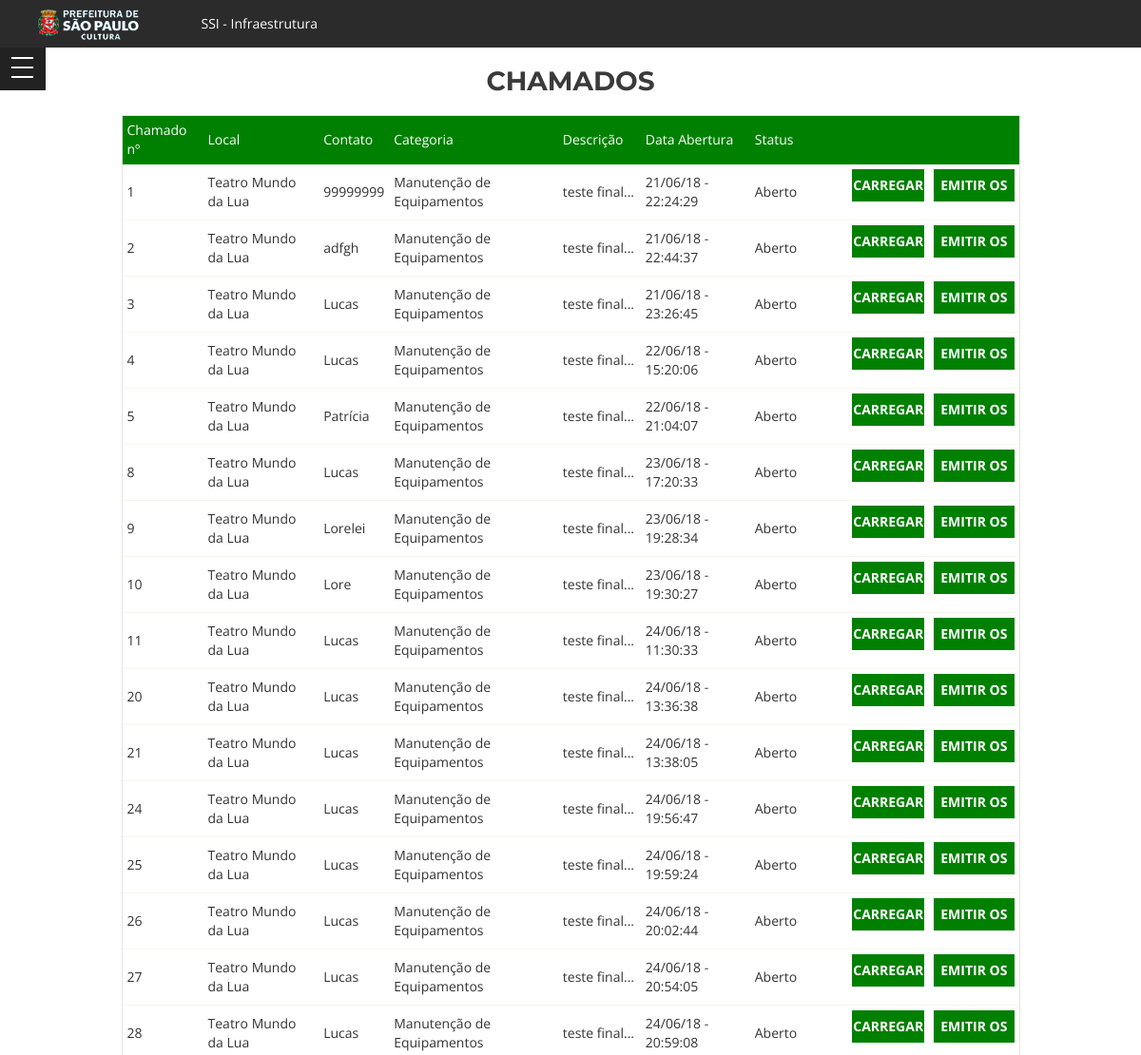
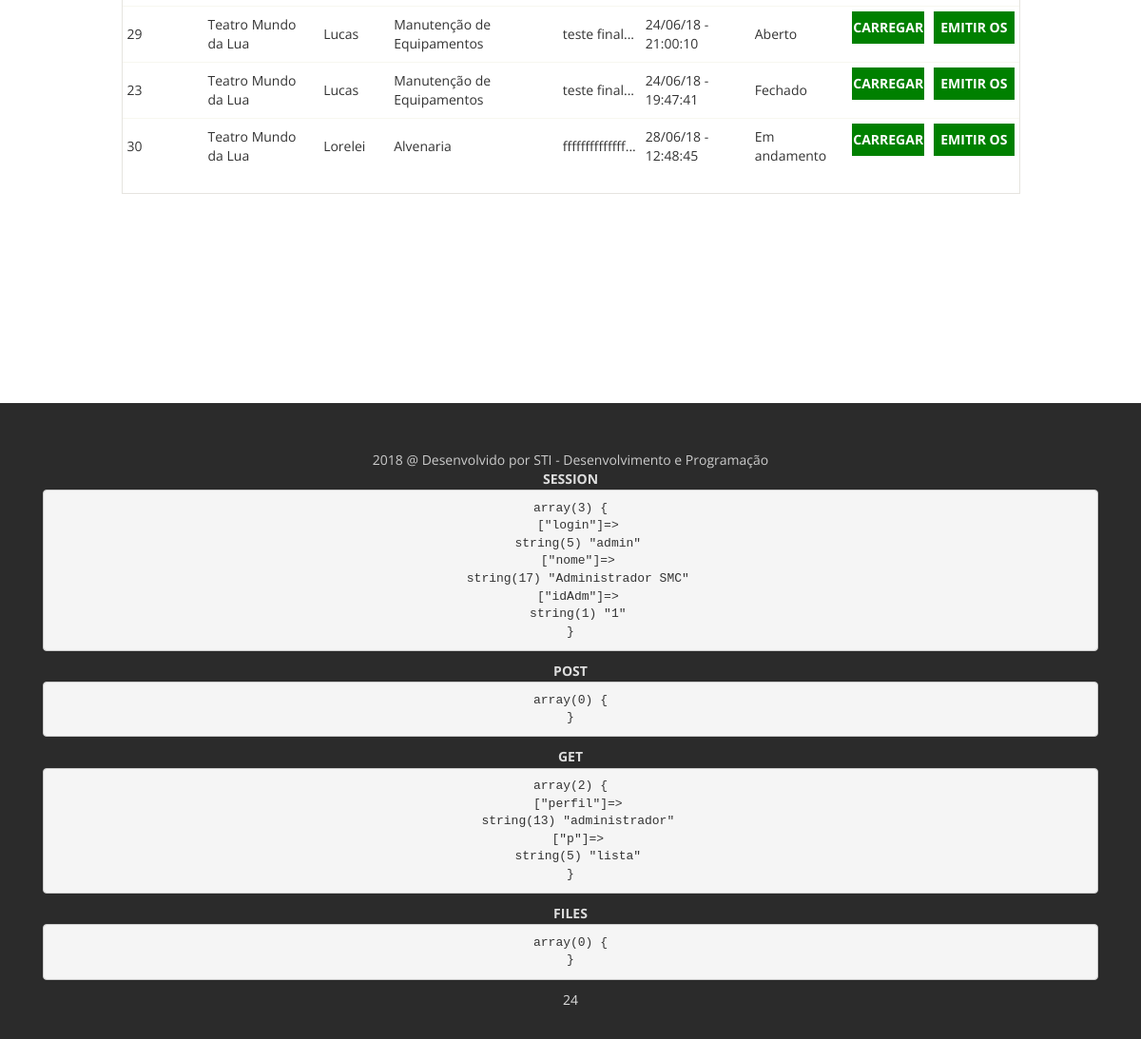
The page /visual/index_administrador.php?perfil=administrador&p=lista (signed in) on the database its author committed (2 pictures, top to bottom).
### tables this page shows
CREATE TABLE `problems` (
  `id` int(11) NOT NULL,
  `users_id` int(11) NOT NULL,
  `local` varchar(100) NOT NULL,
  `phone` varchar(45) NOT NULL,
  `email` varchar(100) NOT NULL,
  `contact` varchar(20) NOT NULL,
  `priorities_id` int(1) NOT NULL,
  `categories_id` int(2) NOT NULL,
  `description` longtext NOT NULL,
  `solution` longtext,
  `startDate` datetime NOT NULL,
  `inProgress` datetime NOT NULL,
  `closedate` datetime DEFAULT NULL,
  `problem_status_id` int(1) NOT NULL,
  `administrators_id` int(11) NOT NULL
);

CREATE TABLE `users` (
  `id` int(11) NOT NULL,
  `login` varchar(10) NOT NULL,
  `password` varchar(255) NOT NULL,
  `local` varchar(100) NOT NULL,
  `phone` varchar(20) NOT NULL,
  `email` varchar(100) NOT NULL,
  `contact` varchar(20) NOT NULL,
  `address` varchar(255) DEFAULT NULL,
  `idRegion` int(1) DEFAULT NULL,
  `operatingHours` varchar(100) DEFAULT NULL,
  `historicalBuilding` tinyint(1) DEFAULT NULL,
  `dateCreated` datetime NOT NULL,
  `dateLastAccess` datetime DEFAULT NULL,
  `user_status_id` int(1) NOT NULL
);

CREATE TABLE `categories` (
  `id` int(2) NOT NULL,
  `category` varchar(120) NOT NULL,
  `published` tinyint(1) NOT NULL
);

CREATE TABLE `problem_status` (
  `id` int(1) NOT NULL,
  `status` varchar(12) NOT NULL
);

### perfil/administrador.php (called while the page is built, shortened)
<?php
	if(isset($_GET['p']))
	{
		$p = $_GET['p'];
	}
	else
	{
		$p = "index";
	}
	include "administrador/".$p.".php";
?>

### funcoes/funcoesGerais.php (called while the page is built, shortened)
<?php
function exibirDataHoraBr($data)
{
	if($data == '0000-00-00 00:00:00')
	{
		return "0000-00-00 00:00:00";
	}
	else
	{
		$timestamp = strtotime($data);
		return date('d/m/y - H:i:s', $timestamp);
	}
}
function recuperaDados($tabela,$campo,$variavelCampo)
{
	$con = bancoMysqli();
	$sql = "SELECT * FROM $tabela WHERE ".$campo." = '$variavelCampo' LIMIT 0,1";
	$query = mysqli_query($con,$sql);
	$campo = mysqli_fetch_array($query);
	return $campo;
}
?>

### perfil/administrador/lista.php (the view, shortened to what this page needs)
<?php
$con = bancoMysqli();
$idAdm= $_SESSION['idAdm'];
?>
<section id="list_items" class="home-section bg-white">
	<div class="container"><?php include 'includes/menu.php'; ?>
		<div class="form-group">
			<h3>CHAMADOS</h3>
		</div>
		<div class="row">
			<div class="col-md-offset-1 col-md-10">
				<div class="table-responsive list_info">
					<table class='table table-condensed'>
						<thead>
							<tr class='list_menu'>
								<td>Chamado nº</td>
								<td>Local</td>
								<td>Contato</td>
								<td>Categoria</td>
								<td>Descrição</td>
								<td>Data Abertura</td>
								<td>Status</td>
								<td></td>
								<td width="10%"></td>
							</tr>
						</thead>
						<tbody>
						<?php
							$sql = "SELECT * FROM problems
									WHERE administrators_id = '$idAdm'
									ORDER BY problem_status_id, startDate";
							$query = mysqli_query($con,$sql);
							$num = mysqli_num_rows($query);
							if($num > 0)
							{
								while($campo = mysqli_fetch_array($query))
								{
									$user = recuperaDados("users","id",$campo['users_id']);
									$category = recuperaDados("categories","id",$campo['categories_id']);
									$status = recuperaDados("problem_status","id",$campo['problem_status_id']);
									echo "<tr>";
									echo "<td class='list_description'>".$campo['id']."</td>";
									echo "<td class='list_description'>".$user['local']."</td>";
									echo "<td class='list_description'>".$campo['contact']."</td>";
									echo "<td class='list_description'>".$category['category']."</td>";
									echo "<td class='list_description'>".substr($campo['description'],0,25)."...</td>";
									echo "<td class='list_description'>".exibirDataHoraBr($campo['startDate'])."</td>";
									echo "<td class='list_description'>".$status['status']."</td>";
									echo "
										<td class='list_description'>
											<form method='POST' action='?perfil=administrador&p=detalhes'>
												<input type='hidden' name='idChamado' value='".$campo['id']."' />
												<input type ='submit' class='btn btn-theme btn-block' value='carregar'>
											</form>
										</td>";
									echo "
									<td class='list_description'>
										<form method='POST' action='?perfil=administrador&p=impressao_os'>
											<input type='hidden' name='idChamado' value='".$campo['id']."' />
											<input type ='submit' class='btn btn-theme btn-block' value='Emitir OS'>
										</form>
									</td>";
									echo "</tr>";
								}
							}
							else
							{
								echo "<tr>";
								echo "<td class='list_description'>Não há chamados registrados.</td>";
								echo "</tr>";
							}
							?>
						</tbody>
					</table>
				</div>
			</div>
		</div>
	</div>
</section>

### visual/css/style.css (style rules this page uses)
body { margin:0; padding:0; text-align: center; font-family: 'Open Sans', sans-serif; font-size: 14px; line-height: 1.6em; }
h3 { font-size: 28px; }
h1,h2,h3,h4,h5,h6,.h1,.h2,.h3,.h4,.h5,.h6 { color: #3a3a3a; font-weight: 700; margin-bottom: 20px; font-family: 'Montserrat', sans-serif; }
.btn-theme,.btn-theme:hover,.btn-theme:focus { color: #fff; }
.home-section { width: 100%; padding: 50px 0px 170px 0px; }
.bg-white { background: #fff; }

### visual/color/default.css (style rules this page uses)
.btn-theme { background: #008000; }

### visual/css/overwrite.css (style rules this page uses)
.btn { font-weight: 700; text-transform: uppercase; text-shadow: none; background-image:none; border-color: none; border-bottom-color: none; -webkit-box-shadow: none; -moz-box-shadow: none; box-shadow: none; }
.btn { outline:0; -webkit-border-radius: 0; -moz-border-radius: 0; border-radius: 0; }

### rows shown on the page
problems: id "1", users.local "Teatro Mundo da Lua", contact "99999999", categories.category "Manutenção de Equipamentos", description "teste final", startDate "21/06/18 - 22:24:29", problem_status.status "Aberto"
problems: id "2", users.local "Teatro Mundo da Lua", contact "adfgh", categories.category "Manutenção de Equipamentos", description "teste final", startDate "21/06/18 - 22:44:37", problem_status.status "Aberto"
problems: id "3", users.local "Teatro Mundo da Lua", contact "Lucas", categories.category "Manutenção de Equipamentos", description "teste final", startDate "21/06/18 - 23:26:45", problem_status.status "Aberto"
problems: id "4", users.local "Teatro Mundo da Lua", contact "Lucas", categories.category "Manutenção de Equipamentos", description "teste final", startDate "22/06/18 - 15:20:06", problem_status.status "Aberto"
problems: id "5", users.local "Teatro Mundo da Lua", contact "Patrícia", categories.category "Manutenção de Equipamentos", description "teste final", startDate "22/06/18 - 21:04:07", problem_status.status "Aberto"
problems: id "8", users.local "Teatro Mundo da Lua", contact "Lucas", categories.category "Manutenção de Equipamentos", description "teste final", startDate "23/06/18 - 17:20:33", problem_status.status "Aberto"
problems: id "9", users.local "Teatro Mundo da Lua", contact "Lorelei", categories.category "Manutenção de Equipamentos", description "teste final", startDate "23/06/18 - 19:28:34", problem_status.status "Aberto"
problems: id "10", users.local "Teatro Mundo da Lua", contact "Lore", categories.category "Manutenção de Equipamentos", description "teste final", startDate "23/06/18 - 19:30:27", problem_status.status "Aberto"
problems: id "11", users.local "Teatro Mundo da Lua", contact "Lucas", categories.category "Manutenção de Equipamentos", description "teste final", startDate "24/06/18 - 11:30:33", problem_status.status "Aberto"
problems: id "20", users.local "Teatro Mundo da Lua", contact "Lucas", categories.category "Manutenção de Equipamentos", description "teste final", startDate "24/06/18 - 13:36:38", problem_status.status "Aberto"
problems: id "21", users.local "Teatro Mundo da Lua", contact "Lucas", categories.category "Manutenção de Equipamentos", description "teste final", startDate "24/06/18 - 13:38:05", problem_status.status "Aberto"
problems: id "24", users.local "Teatro Mundo da Lua", contact "Lucas", categories.category "Manutenção de Equipamentos", description "teste final", startDate "24/06/18 - 19:56:47", problem_status.status "Aberto"
problems: id "25", users.local "Teatro Mundo da Lua", contact "Lucas", categories.category "Manutenção de Equipamentos", description "teste final", startDate "24/06/18 - 19:59:24", problem_status.status "Aberto"
problems: id "26", users.local "Teatro Mundo da Lua", contact "Lucas", categories.category "Manutenção de Equipamentos", description "teste final", startDate "24/06/18 - 20:02:44", problem_status.status "Aberto"
problems: id "27", users.local "Teatro Mundo da Lua", contact "Lucas", categories.category "Manutenção de Equipamentos", description "teste final", startDate "24/06/18 - 20:54:05", problem_status.status "Aberto"
problems: id "28", users.local "Teatro Mundo da Lua", contact "Lucas", categories.category "Manutenção de Equipamentos", description "teste final", startDate "24/06/18 - 20:59:08", problem_status.status "Aberto"
problems: id "29", users.local "Teatro Mundo da Lua", contact "Lucas", categories.category "Manutenção de Equipamentos", description "teste final", startDate "24/06/18 - 21:00:10", problem_status.status "Aberto"
problems: id "23", users.local "Teatro Mundo da Lua", contact "Lucas", categories.category "Manutenção de Equipamentos", description "teste final", startDate "24/06/18 - 19:47:41", problem_status.status "Fechado"
problems: id "30", users.local "Teatro Mundo da Lua", contact "Lorelei", categories.category "Alvenaria", description "ffffffffffffff", startDate "28/06/18 - 12:48:45", problem_status.status "Em andamento"

### other values the page prints
var_dump($_SESSION) "array(3) { [\"login\"]=> string(5) \"admin\" [\"nome\"]=> string(17) \"Administrador SMC\" [\"idAdm\"]=> string(1) \"1\" }"
var_dump($_POST) "array(0) { }"
var_dump($_GET) "array(2) { [\"perfil\"]=> string(13) \"administrador\" [\"p\"]=> string(5) \"lista\" }"
var_dump($_FILES) "array(0) { }"
ini_get('session.gc_maxlifetime')/60 "24"
